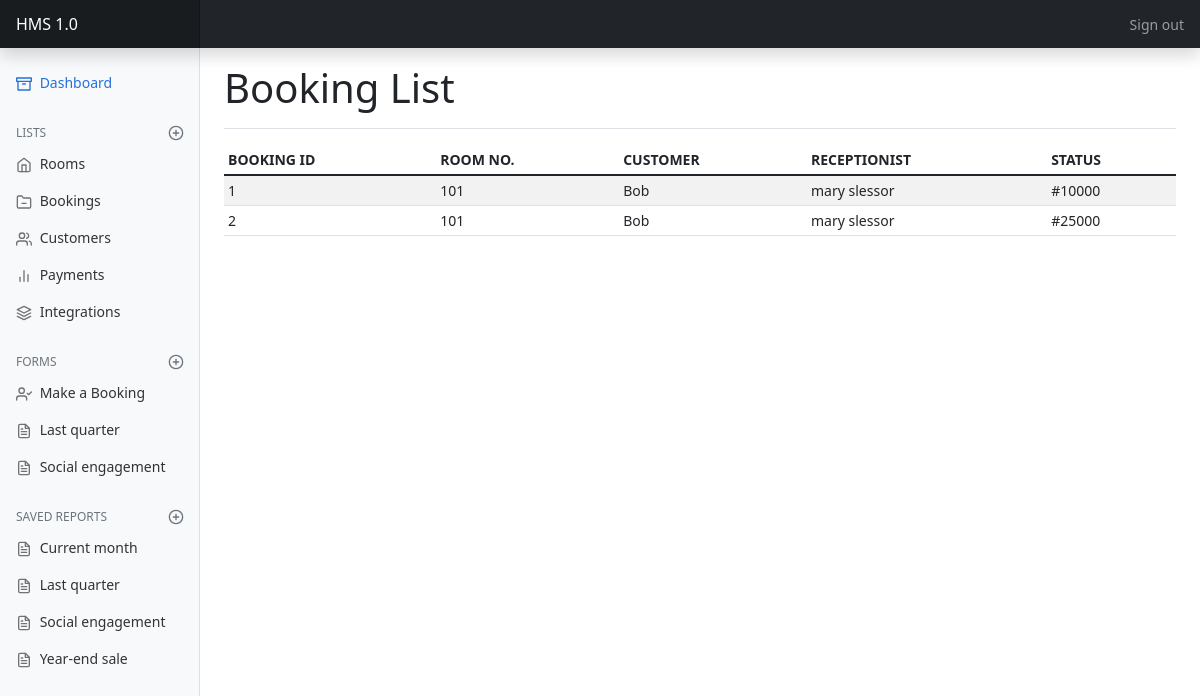
/bookings/, run on an earlier commit of the app's database.
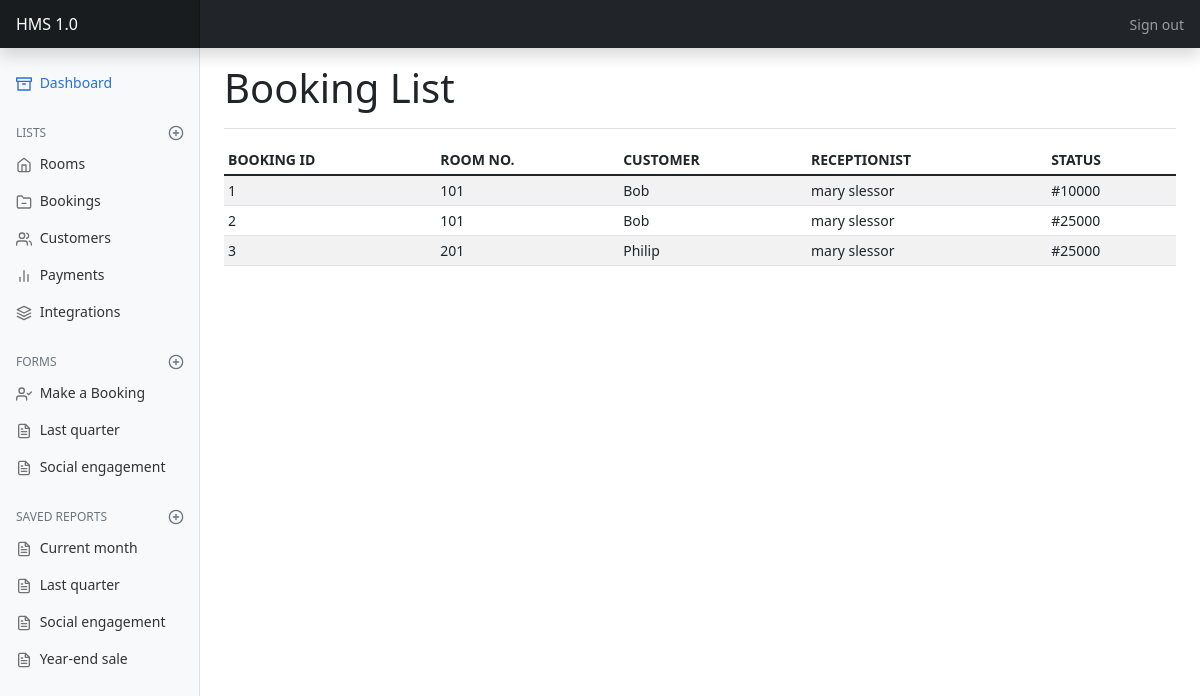
And on a later commit of the database.
### hotel/models.py (models this page shows, shortened)
class Booking(models.Model):
    room_id = models.ForeignKey(Room, on_delete=models.CASCADE)
    customer_id = models.ForeignKey(User, on_delete=models.CASCADE)
    staff_id = models.ForeignKey(Receptionist, on_delete=models.CASCADE)
    payment_id = models.ForeignKey(Payment, on_delete=models.CASCADE)
    created_at = models.DateTimeField(auto_now_add=True, null=True)
    updated_at = models.DateTimeField(auto_now=True, null=True)

class Room(models.Model):
    room_type_id = models.ForeignKey('RoomType', on_delete=models.CASCADE)
    room_status_id = models.ForeignKey('RoomStatus', on_delete=models.CASCADE)
    room_no = models.CharField(max_length=200, unique=True)
    created_at = models.DateTimeField(auto_now_add=True, null=True)
    updated_at = models.DateTimeField(auto_now=True, null=True)

class User(AbstractUser):
    username = models.CharField(max_length=200, unique=True)
    email = models.EmailField(max_length=200, unique=True)
    phone_number = models.CharField(max_length=200, unique=True)
    password = models.CharField(max_length=200)
    otp_code = models.CharField(max_length=200, default=None, unique=True, null=True)
    email_verified = models.BooleanField(default=False)
    is_admin = models.BooleanField(default=False)
    is_superadmin = models.BooleanField(default=False)
    created_at = models.DateTimeField(auto_now_add=True, null=True)
    updated_at = models.DateTimeField(auto_now=True, null=True)

class Receptionist(models.Model):
    user_id = models.ForeignKey(User, on_delete=models.CASCADE)
    first_name = models.CharField(max_length=200, unique=True)
    last_name = models.CharField(max_length=200, unique=True)
    SEX = (('M', 'MALE'), ('F', 'FEMALE'))
    gender = models.CharField(max_length=8, choices=SEX)
    avatar_url = models.CharField(max_length=200, null=True)
    created_at = models.DateTimeField(auto_now_add=True, null=True)
    updated_at = models.DateTimeField(auto_now=True, null=True)

class Payment(models.Model):
    payment_type_id = models.ForeignKey(PaymentType, on_delete=models.CASCADE)
    customer_id = models.ForeignKey(User, on_delete=models.CASCADE)
    staff_id = models.ForeignKey(Receptionist, on_delete=models.CASCADE)
    amount = models.CharField(max_length=10)
    created_at = models.DateTimeField(auto_now_add=True, null=True)
    updated_at = models.DateTimeField(auto_now=True, null=True)

### hotel/views.py (the view)
# urls.py: path('bookings/', views.BookingList.as_view(), name='booking_lists'),
class BookingList(ListView):
    model = Booking

### hotel/templates/hotel/booking_list.html
{% extends "hotel/base_dashboard.html" %}
{% load static %}
{% block heading %}
    <h1>Booking List</h1>
{% endblock heading %}
{% block main %}
        <div class="table-responsive">
        <table class="table table-striped table-sm">
            <thead>
            <tr>
                <th scope="col">BOOKING ID</th>
                <th scope="col">ROOM NO.</th>
                <th scope="col">CUSTOMER</th>
                <th scope="col">RECEPTIONIST</th>
                <th scope="col">STATUS</th>
            </tr>
            </thead>
            <tbody>
            {% for booking in booking_list %}
            <tr>
                <td>{{booking.id}}</td>
                <td>{{booking.room_id.room_no}}</td>
                <td>{{booking.customer_id.username | title}}</td>
                <td>{{booking.staff_id.first_name}} {{booking.staff_id.last_name}}</td>
                <td>#{{booking.payment_id.amount}}</td>
            </tr>
            {% endfor %}
            </tbody>
        </table>
        </div>
{% endblock main %}

What changed in the data, as far as the page shows it:
added Booking: id "3", room_id.room_no "201", customer_id.username "Philip", staff_id.first_name "mary", staff_id.last_name "slessor", payment_id.amount "25000"
